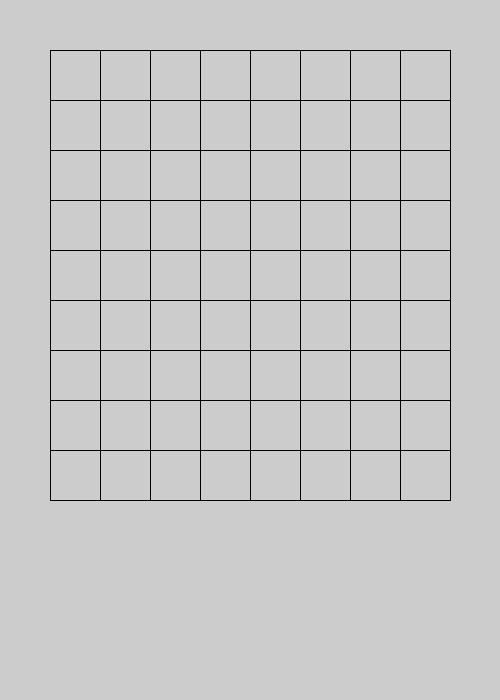
Frame 1 (no input)
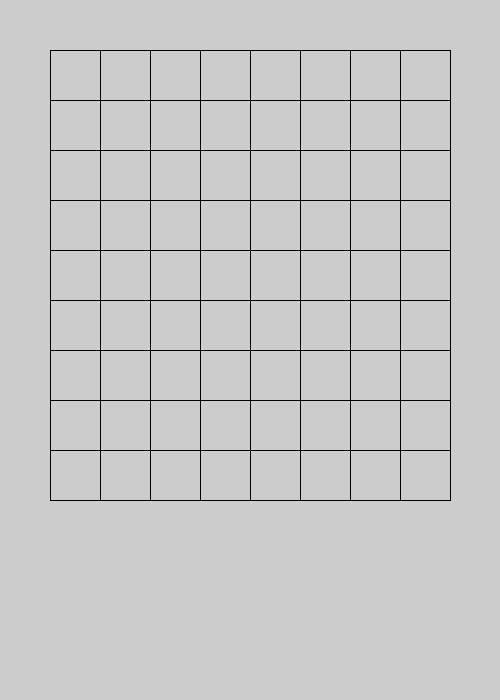
Frame 60 (the mouse pressed at the canvas centre just before this capture)
Frame 120 (the mouse held since frame 60 and released just before this capture): identical to frame 60, image omitted

The Processing sketch that drew these frames (run headless with seeded random() and noise(); from frame 60 on, the mouse is pressed at the canvas centre):

// Processing sketch: week05_1_chess_board_for_line
// ── week05_1_chess_board_for_line.pde
void setup(){
   size(500,700); 
}
void draw(){
   for (int x=50 ; x<=450 ; x+=50){
    line(x,50,x,500);
  }
  for (int y=50 ; y<=500 ; y+=50){
      line(50,y,450,y);
  }
}
